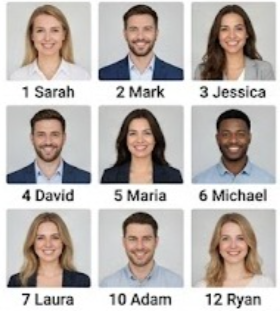
#> input picture assets/ekibimiz.png, 280 x 311 px
$ python -i preprocessor.py   (imports and definitions only)
#> lines starting #> are read from the running program, lines starting #| are printed output that depends on the picture
"""WhatsApp sorgu görselleri için yüz kırpma ve arka plan temizleme."""

from __future__ import annotations

import logging
import uuid
from pathlib import Path

import cv2
import numpy as np
from PIL import Image
from rembg import remove

from src.config import TEMP_UPLOADS_DIR

logger = logging.getLogger(__name__)


class ImagePreprocessor:
    """
    Gelen görsellerde üst bölgedeki yüzleri kırpar, arka planı temizler
    ve beyaz zemin üzerinde kaydeder.
    """

    def __init__(self) -> None:
        self._face_cascade = None
        try:
            cascade_path = cv2.data.haarcascades + "haarcascade_frontalface_default.xml"
            classifier = cv2.CascadeClassifier(cascade_path)
            if classifier.empty():
                logger.warning(
                    "OpenCV CascadeClassifier yüklenemedi, yüz kırpma atlanacak, "
                    "doğrudan arka plan temizliğine geçilecek."
                )
            else:
                self._face_cascade = classifier
        except (AttributeError, Exception):
            logger.warning(
                "OpenCV CascadeClassifier yüklenemedi, yüz kırpma atlanacak, "
                "doğrudan arka plan temizliğine geçilecek."
            )

    def process_image(self, image_path: str) -> Path:
        """
        Görseli yüz kırpma → arka plan silme → beyaz zemin akışından geçirir.

        Returns:
            TEMP_UPLOADS_DIR altına kaydedilen işlenmiş görselin yolu.
        """
#> called with image_path = '../assets/ekibimiz.png'
        source = Path(image_path)
        if not source.is_file():
            raise FileNotFoundError(f"Görsel bulunamadı: {image_path}")

        image_bgr = cv2.imread(str(source))
#> image_bgr is the input picture: shape (311, 280, 3); mean B, G, R 178.8, 182.5, 189.5
        if image_bgr is None:
            raise ValueError(f"OpenCV görseli okuyamadı: {image_path}")

        if self._face_cascade is not None:
            cropped_bgr = self._crop_upper_face_region(image_bgr)
        else:
            cropped_bgr = image_bgr

        cropped_rgb = cv2.cvtColor(cropped_bgr, cv2.COLOR_BGR2RGB)
        pil_image = Image.fromarray(cropped_rgb)

        rgba_output = remove(pil_image)
        final_rgb = self._apply_white_background(rgba_output)

        TEMP_UPLOADS_DIR.mkdir(parents=True, exist_ok=True)
        output_path = TEMP_UPLOADS_DIR / f"preprocessed_{uuid.uuid4().hex}.jpg"
        final_rgb.save(output_path, format="JPEG", quality=95)

        logger.info(
            "Görsel ön işlendi | kaynak=%s | hedef=%s",
            source.name,
            output_path.name,
        )
        return output_path

    def _crop_upper_face_region(self, image_bgr: np.ndarray) -> np.ndarray:
        """Üst %35'te yüz varsa çene altından yatay kırpma uygular."""
        if self._face_cascade is None:
            return image_bgr

        gray = cv2.cvtColor(image_bgr, cv2.COLOR_BGR2GRAY)
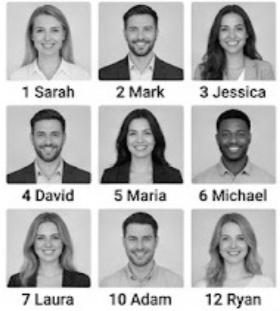
#> gray: shape (311, 280); min 1, max 255, mean 184.2
        faces = self._face_cascade.detectMultiScale(
            gray,
            scaleFactor=1.1,
            minNeighbors=5,
            minSize=(30, 30),
        )
#> faces = [[28, 16, 41, 41], [119, 13, 44, 44], [213, 15, 38, 38], [121, 119, 38, 38], [215, 119, 38, 38], [26, 117, 45, 45], [29, 223, 39, 39], [117, 221, 46, 46], [215, 224, 38, 38]]

        if len(faces) == 0:
            return image_bgr

        height = image_bgr.shape[0]
#> height = 311
        top_region_limit = height * 0.35
#> top_region_limit = 108.8

        best_face: tuple[int, int, int, int] | None = None
        best_area = 0
        for x, y, face_w, face_h in faces:
            if y >= top_region_limit:
                continue

            area = face_w * face_h
            if area > best_area:
                best_area = area
                best_face = (x, y, face_w, face_h)
#> this loop made 9 passes
#> (x, y, face_w, face_h, area, best_area) on passes 1 to 2: (28, 16, 41, 41, 1681, 1681), (119, 13, 44, 44, 1936, 1936)
#> after the loop, best_area = 1936

        if best_face is None:
            return image_bgr

        _, y, _, face_h = best_face
#> y = 13; face_h = 44
        chin_y = y + face_h
#> chin_y = 57
        if chin_y >= height - 1:
            return image_bgr

        logger.info(
            "Üst bölge yüzü tespit edildi, kırpılıyor | chin_y=%d | height=%d",
            chin_y,
            height,
        )
        return image_bgr[chin_y:, :]
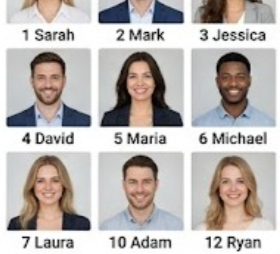
#> returned value: shape (254, 280, 3); mean of channels 0, 1, 2 181, 183.8, 189.7; drawn as B, G, R

    @staticmethod
    def _apply_white_background(image: Image.Image) -> Image.Image:
        """RGBA çıktıyı beyaz arka planlı RGB görsele dönüştürür."""
        if image.mode == "RGBA":
            background = Image.new("RGB", image.size, (255, 255, 255))
            background.paste(image, mask=image.split()[3])
            return background

        return image.convert("RGB")

>>> result = ImagePreprocessor().process_image('../assets/ekibimiz.png')
#> (the run stopped early here; a loop or call above may not have finished)
